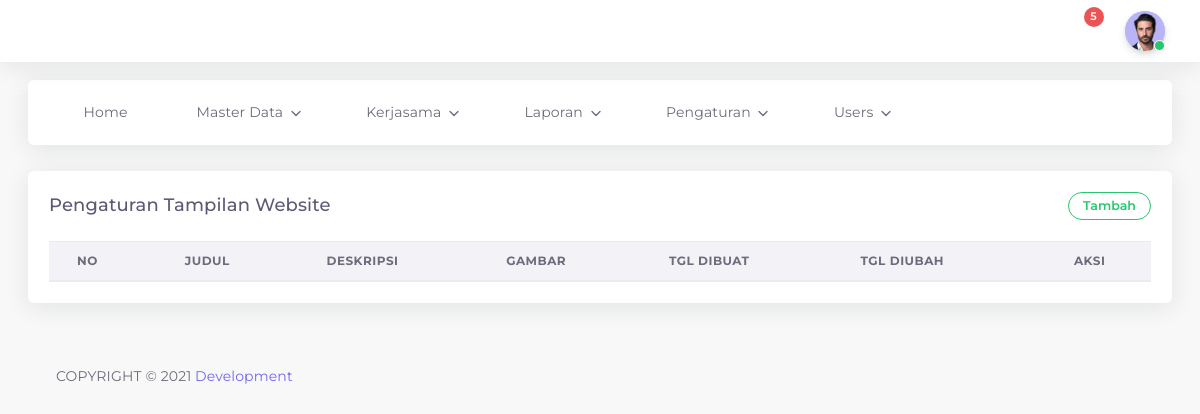
Page /admin/web.php (signed in) on the earlier database version.
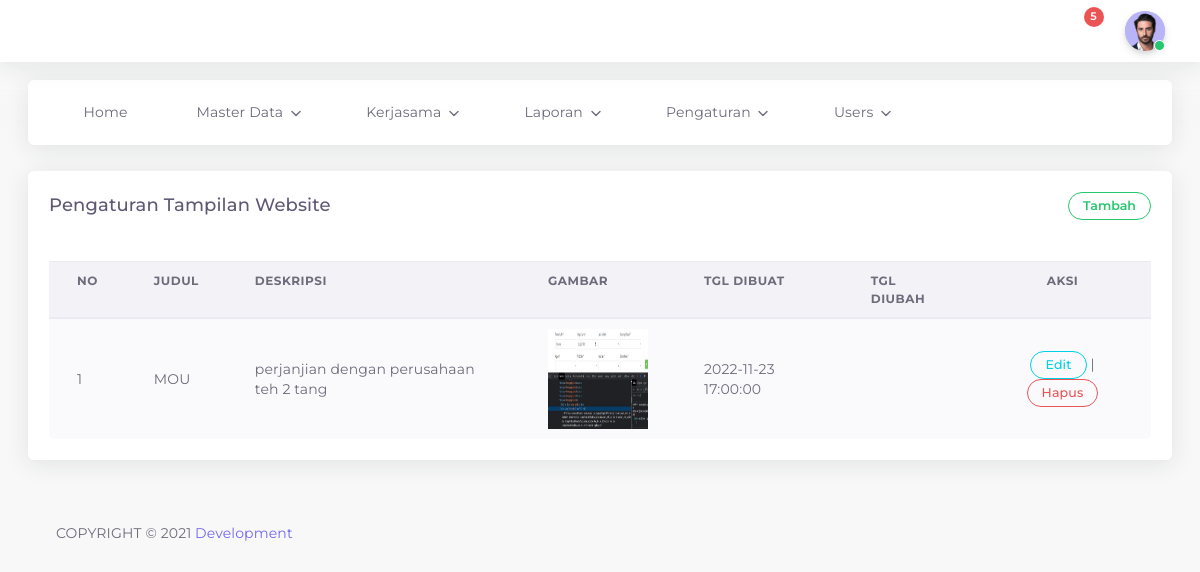
Same page on the later database version.
### tables this page shows
CREATE TABLE `web` (
  `id` int(11) NOT NULL,
  `judul` varchar(255) NOT NULL,
  `deskripsi` varchar(255) NOT NULL,
  `gambar` varchar(255) NOT NULL,
  `date_created` timestamp NULL DEFAULT CURRENT_TIMESTAMP,
  `date_updated` timestamp NULL DEFAULT NULL ON UPDATE CURRENT_TIMESTAMP,
  `status` enum('Y','N') NOT NULL DEFAULT 'Y'
);

### admin/web.php (the view, shortened to what this page needs)
<?php
include "header.php";
?>
<div class="app-content content ">
		<div class="content-wrapper container-xxl p-0">
			<div class="row match-height">
				<div class="col-lg-12">
					<div class="card">
						<div class="card-header">
							<h4 class="card-title">Pengaturan Tampilan Website</h4>
                        <button type="button" class="btn btn-outline-success round btn-sm" data-toggle="modal" data-target="#add">
                        <strong>Tambah</strong>
                        </button>
						</div>
							<div class="card-body table-responsive">
								<table id="dataTables" class="table table-striped">
									<thead>
											<tr>
													<th>No</th>
													<th>Judul</th>
													<th>Deskripsi</th>
													<th>Gambar</th>
													<th>TGL DIBUAT</th>
													<th>TGL DIUBAH</th>
													<th style="text-align:center;">Aksi</th>
											</tr>
									</thead>
										<tbody>
											<?php
											include "config.php";
											$no = 1;
											$data = mysqli_query($kon, "SELECT * FROM web ORDER BY id ASC");
											while($hasil = mysqli_fetch_array($data)){
											?>
												<tr>
														<td>
															<?php echo $no++; ?>
														</td>
														<td><?php echo $hasil ['judul'];?></td>
														<td><?php echo $hasil ['deskripsi'];?></td>
                            <td><img src="../img/<?php echo $hasil['gambar']; ?>" width="100" height="100"></td>
														<td><?php echo $hasil ['date_created'];?></td>
														<td><?php echo $hasil ['date_updated'];?></td>
														<td style="text-align:center ;">
                                <a href="#" type="button" class="open_modal btn btn-outline-info round btn-sm" data-toggle="modal" data-target="#edit<?php echo $hasil['id_lembaga']; ?>">Edit</a> |
                                <a href="#" type="button" class="open_modal btn btn-outline-danger round btn-sm" data-toggle="modal" data-target="#deleteEmployeeModal<?php echo $hasil['id_lembaga']; ?>">Hapus</a>
														</td>
												</tr>
								<?php
									}
									?>
									</tbody>
						</table>
					</div>
			</div>
		</div>
	</div>
</div>
		<div class="drag-target"></div>
		<?php include "footer.php";?>
</body>
</html>

### admin/header.php (shortened to what this page needs)
<!DOCTYPE html>
<html class="loading" lang="en" data-textdirection="ltr">
    <head>
        <link rel="stylesheet" href="../plugins/datatables-bs4/css/dataTables.bootstrap4.min.css">
        <link rel="stylesheet" href="../plugins/datatables-responsive/css/responsive.bootstrap4.min.css">
        <link
            rel="stylesheet"
            type="text/css"
            href="../vendor/app-assets/css/pages/page-auth.css">
        <link
            rel="stylesheet"
            type="text/css"
            href="../vendor/app-assets/css/plugins/forms/form-validation.css">
        <link
            rel="stylesheet"
            type="text/css"
            href="../vendor/app-assets/vendors/css/vendors.min.css">
        <link
            rel="stylesheet"
            type="text/css"
            href="../vendor/app-assets/vendors/css/charts/apexcharts.css">
        <link
            rel="stylesheet"
            type="text/css"
            href="../vendor/app-assets/css/bootstrap.css">
        <link
            rel="stylesheet"
            type="text/css"
            href="../vendor/app-assets/css/bootstrap-extended.css">
        <link
            rel="stylesheet"
            type="text/css"
            href="../vendor/app-assets/css/colors.css">
        <link
            rel="stylesheet"
            type="text/css"
            href="../vendor/app-assets/css/components.css">
        <link
            rel="stylesheet"
            type="text/css"
            href="../vendor/app-assets/css/themes/dark-layout.css">
        <link
            rel="stylesheet"
            type="text/css"
            href="../vendor/app-assets/css/themes/bordered-layout.css">
        <link
            rel="stylesheet"
            type="text/css"
            href="../vendor/app-assets/css/themes/semi-dark-layout.css">
        <link
            rel="stylesheet"
            type="text/css"
            href="../vendor/app-assets/css/core/menu/menu-types/horizontal-menu.css">
        <link
            rel="stylesheet"
            type="text/css"
            href="../vendor/app-assets/css/pages/dashboard-ecommerce.css">
        <link
            rel="stylesheet"
            type="text/css"
            href="../vendor/app-assets/css/plugins/charts/chart-apex.css">
        <link rel="stylesheet" type="text/css" href="../vendor/assets/css/style.css">
    </head>
    <body
        class="horizontal-layout horizontal-menu  navbar-floating footer-static  "
        data-open="hover"
        data-menu="horizontal-menu"
        data-col="">
        <nav
            class="header-navbar navbar-expand-lg navbar navbar-fixed align-items-center navbar-shadow navbar-brand-center"
            data-nav="brand-center">
            <div class="navbar-container d-flex content">
                <ul class="nav navbar-nav align-items-center ml-auto">
                    <li class="nav-item d-none d-lg-block">
                        <a class="nav-link nav-link-style">
                            <i class="ficon" data-feather="moon"></i>
                        </a>
                    </li>
                    <li class="nav-item dropdown dropdown-notification mr-25">
                        <a class="nav-link" href="javascript:void(0);" data-toggle="dropdown">
                            <i class="ficon" data-feather="bell"></i>
                            <span class="badge badge-pill badge-danger badge-up">5</span></a>
                    </li>
                    <li class="nav-item dropdown dropdown-user">
                        <a
                            class="nav-link dropdown-toggle dropdown-user-link"
                            id="dropdown-user"
                            href="javascript:void(0);"
                            data-toggle="dropdown"
                            aria-haspopup="true"
                            aria-expanded="false">
                            <div class="user-nav d-sm-flex d-none">
                            </div>
                            <span class="avatar"><img
                                class="round"
                                src="../vendor/app-assets//images/portrait/small/avatar-s-11.jpg"
                                alt="avatar"
                                height="40"
                                width="40">
                                <span class="avatar-status-online"></span></span>
                        </a>
                    </li>
                </ul>
            </div>
        </nav>
      <?php
      include "menu.php";
      ?>

### admin/menu.php (shortened to what this page needs)
<div class="horizontal-menu-wrapper">
    <div
        class="header-navbar navbar-expand-sm navbar navbar-horizontal floating-nav navbar-light navbar-shadow menu-border container-xxl"
        role="navigation"
        data-menu="menu-wrapper"
        data-menu-type="floating-nav">
        <div class="navbar-container main-menu-content" data-menu="menu-container">
            <ul
                class="nav navbar-nav"
                id="main-menu-navigation"
                data-menu="menu-navigation">
                <li data-menu="" <?php if (isset($_GET["home"])){echo 'class="active"';}?>>
                    <a class="dropdown-item d-flex align-items-center" href="home.php?home">
                        <i data-feather="home"></i>
                        <span data-i18n="Documentation">Home</span>
                    </a>
                </li>
                <li class="dropdown nav-item" data-menu="dropdown" <?php if (isset($_GET["master"])){echo 'class="active"';}?>>
                    <a
                        class="dropdown-toggle nav-link d-flex align-items-center"
                        href="#"
                        data-toggle="dropdown">
                        <i data-feather="box"></i>
                        <span data-i18n="Misc">Master Data</span></a>
                </li>
                <li class="dropdown nav-item" data-menu="dropdown">
                    <a
                        class="dropdown-toggle nav-link d-flex align-items-center"
                        href="#"
                        data-toggle="dropdown">
                        <i data-feather="paperclip"></i>
                        <span data-i18n="Misc">Kerjasama</span></a>
                </li>
                <li class="dropdown nav-item" data-menu="dropdown">
                    <a
                        class="dropdown-toggle nav-link d-flex align-items-center"
                        href="#"
                        data-toggle="dropdown">
                        <i data-feather="database"></i>
                        <span data-i18n="Misc">Laporan</span></a>
                </li>
                <li class="dropdown nav-item" data-menu="dropdown">
                    <a
                        class="dropdown-toggle nav-link d-flex align-items-center"
                        href="#"
                        data-toggle="dropdown">
                        <i data-feather="settings"></i>
                        <span data-i18n="Misc">Pengaturan</span></a>
                </li>
                <li class="dropdown nav-item" data-menu="dropdown">
                    <a
                        class="dropdown-toggle nav-link d-flex align-items-center"
                        href="#"
                        data-toggle="dropdown">
                        <i data-feather="settings"></i>
                        <span data-i18n="Misc">Users</span></a>
                </li>
            </ul>
        </div>
    </div>
</div>

### admin/footer.php (shortened to what this page needs)
<footer class="footer footer-static footer-light">
  <p class="clearfix mb-0"><span class="float-md-left d-block d-md-inline-block mt-25">COPYRIGHT &copy; 2021<a class="ml-25" href="#" target="_blank">Development</a></span></p>
</footer>

Differences in the rows shown:
added web: judul "MOU", deskripsi "perjanjian dengan perusahaan teh 2 tang", gambar (picture), date_created "2022-11-23 17:00:00"
